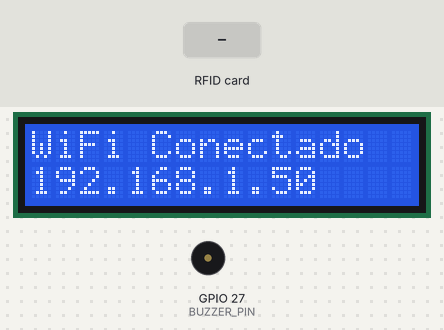
A sketch run on a simulated ESP32. Parts: 16×2 character LCD, buzzer (waves = sounding, pin HIGH). The inputs (shaded band) are chosen by the test bench. WiFi joins after 1.5 s; servers stay silent unless stated; uploads are accepted with an empty reply; what the sketch prints to the serial monitor is not drawn.

Above: at 1.8 s.
At 4.4 s:
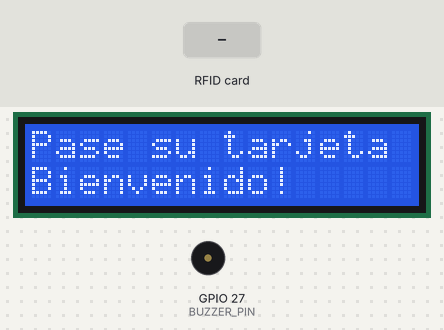
4.5 s: RFID card 5E 7A 19 C4 held to the reader
At 5.07 s:
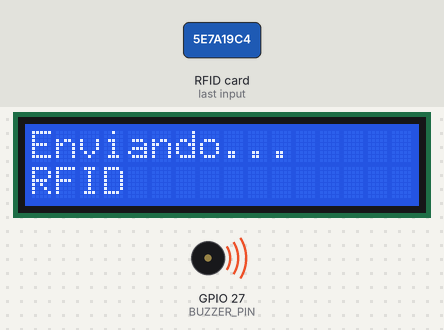
At 5.8 s:
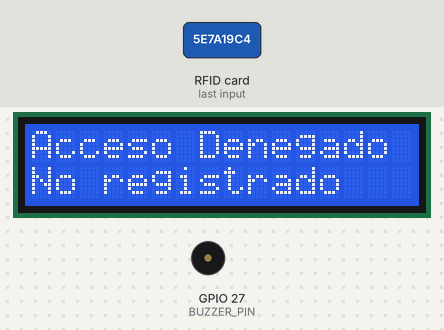
Timing chart, 0 to 7.5 s (numbered marks = the images above; inputs shaded):
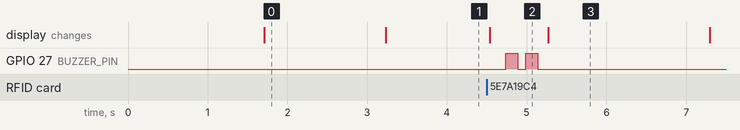

The sketch:

asistencia_esp32.ino
```cpp
// ============================================================
//  SISTEMA DE ASISTENCIA IOT COMPLETO
//  ESP32 + RFID RC522 + Teclado 4x4 + LCD 16x2 + Buzzer + WiFi + API
// ============================================================

#define BLYNK_TEMPLATE_ID "TMPL2og1sa6Ek"
#define BLYNK_TEMPLATE_NAME "Control de Asistencia IoT"
#define BLYNK_AUTH_TOKEN "-8ChkPCYpa0re-gcEiM69azP-AKHJJoN"

// ============================================================
//  CONFIGURACIÓN DE HARDWARE Y TECLADO
//  ───────────────────────────────────────────────────────────
//  true  = Modo con Teclado 4x4 conectado (para el jueves)
//  false = Modo solo RFID (para probar hoy sin teclado físico)
// ============================================================
#define USAR_TECLADO false

#include <WiFi.h>
#include <WiFiClientSecure.h>
#include <HTTPClient.h>
#include <SPI.h>
#include <MFRC522.h>
#include <Wire.h>
#include <LiquidCrystal_I2C.h>

#if USAR_TECLADO
#include <Keypad.h>
#endif

// ============================================================
//  CREDENCIALES WIFI Y SERVIDOR
// ============================================================
// ⚠️ Coloca aquí el nombre y contraseña de tu red WiFi:
const char* WIFI_SSID     = "MOVISTAR_FIBRA_PLUS_CEC0";
const char* WIFI_PASSWORD = "zhpoeoS5UrSKsQwph5rb";

// 🌐 URL del Servidor en la Nube (Render):
const char* API_URL = "https://asistenciaiot.onrender.com/api/asistencias/registrar";

// ============================================================
//  PINES
// ============================================================
// RFID RC522 (SPI)
#define SS_PIN   5
#define RST_PIN  4
MFRC522 mfrc522(SS_PIN, RST_PIN);

// Pin Buzzer
#define BUZZER_PIN 27

// Pantalla LCD I2C
LiquidCrystal_I2C lcd(0x27, 16, 2);

#if USAR_TECLADO
// Teclado Matricial 4x4
const byte ROWS = 4;
const byte COLS = 4;
char keys[ROWS][COLS] = {
  {'1','2','3','A'},
  {'4','5','6','B'},
  {'7','8','9','C'},
  {'*','0','#','D'}
};
byte rowPins[ROWS] = {13, 14, 26, 16}; // Filas
byte colPins[COLS] = {17, 32, 33, 25}; // Columnas
Keypad keypad = Keypad(makeKeymap(keys), rowPins, colPins, ROWS, COLS);
String bufferTeclado = "";
#endif

String modoActual = "AUTO"; // "AUTO" alterna automáticamente entre Entrada y Salida

// Control de carrusel en pantalla LCD en reposo
unsigned long ultimoCambioPantalla = 0;
int estadoPantallaReposo = 0;

// Declaraciones
void beepExito();
void beepError();
void beepTecla();
void mostrarMensajeLCD(String linea1, String linea2);
void reiniciarPantallaReposo();
void actualizarPantallaReposo();
void enviarAsistenciaAPI(String metodo, String identificador, String tipo);

void setup() {
  Serial.begin(115200);

  // Inicializar Buzzer
  pinMode(BUZZER_PIN, OUTPUT);
  digitalWrite(BUZZER_PIN, LOW);

  // Inicializar LCD
  lcd.init();
  lcd.backlight();
  mostrarMensajeLCD("Iniciando...", "Conectando WiFi");

  // 1. Inicializar SPI y RFID RC522
  SPI.begin();
  mfrc522.PCD_Init();

  // Iniciar WiFi (Modo Estación)
  WiFi.mode(WIFI_STA);
  WiFi.setAutoReconnect(true);
  WiFi.begin(WIFI_SSID, WIFI_PASSWORD);
  Serial.print("Conectando a WiFi (" + String(WIFI_SSID) + ")");
  mostrarMensajeLCD("Conectando WiFi", String(WIFI_SSID).substring(0, 16));

  int intentos = 0;
  while (WiFi.status() != WL_CONNECTED && intentos < 30) {
    delay(500);
    Serial.print(".");
    intentos++;
  }

  if (WiFi.status() == WL_CONNECTED) {
    Serial.println("\nWiFi conectado! IP del ESP32: " + WiFi.localIP().toString());
    mostrarMensajeLCD("WiFi Conectado", WiFi.localIP().toString());
  } else {
    Serial.print("\nNo se pudo conectar. Codigo de estado: ");
    Serial.println(WiFi.status());
    if (WiFi.status() == 1) { // WL_NO_SSID_AVAIL
      Serial.println(">> AVISO: Red no encontrada. El ESP32 solo detecta WiFi 2.4GHz (no 5GHz/PLUS).");
    }
    mostrarMensajeLCD("Sin WiFi", "Revisa 2.4GHz");
  }
  delay(1500);

  reiniciarPantallaReposo();
  Serial.println(">> Sistema listo para escanear <<");
}

void loop() {
  actualizarPantallaReposo();

#if USAR_TECLADO
  // 1. REVISAR SI SE DIGITÓ EN EL TECLADO
  char key = keypad.getKey();
  if (key) {
    beepTecla();
    Serial.println("Tecla: " + String(key));

    if (key == 'A') {
      modoActual = "ENTRADA";
      mostrarMensajeLCD("Modo: ENTRADA", bufferTeclado == "" ? "Listo" : bufferTeclado);
    }
    else if (key == 'B') {
      modoActual = "SALIDA";
      mostrarMensajeLCD("Modo: SALIDA", bufferTeclado == "" ? "Listo" : bufferTeclado);
    }
    else if (key == '*') {
      bufferTeclado = "";
      mostrarMensajeLCD("Modo: " + modoActual, "Borrado");
      delay(600);
      reiniciarPantallaReposo();
    }
    else if (key == '#') {
      if (bufferTeclado.length() > 0) {
        Serial.println("Enviando codigo: " + bufferTeclado);
        enviarAsistenciaAPI("TECLADO", bufferTeclado, modoActual);
        bufferTeclado = "";
      }
    }
    else {
      if (bufferTeclado.length() < 10) {
        bufferTeclado += key;
        mostrarMensajeLCD("Cod: " + bufferTeclado, "#:OK  *:Borrar");
      }
    }
  }
#endif

  // 2. REVISAR SI HAY TARJETA RFID CERCA (Verificación robusta)
  if (!mfrc522.PICC_IsNewCardPresent()) return;
  if (!mfrc522.PICC_ReadCardSerial())   return;

  String uidLeido = "";
  for (byte i = 0; i < mfrc522.uid.size; i++) {
    if (mfrc522.uid.uidByte[i] < 0x10) uidLeido += "0";
    uidLeido += String(mfrc522.uid.uidByte[i], HEX);
  }
  uidLeido.toUpperCase();

  Serial.println("RFID detectado: " + uidLeido);
  enviarAsistenciaAPI("RFID", uidLeido, modoActual);

  mfrc522.PICC_HaltA();
  mfrc522.PCD_StopCrypto1();
}

// ============================================================
//  COMUNICACIÓN HTTP CON FASTAPI (Sin librerías adicionales)
// ============================================================
void enviarAsistenciaAPI(String metodo, String identificador, String tipo) {
  mostrarMensajeLCD("Enviando...", metodo);

  if (WiFi.status() != WL_CONNECTED) {
    beepError();
    mostrarMensajeLCD("Error de Red", "Sin conexion");
    delay(2000);
    mostrarMensajeLCD("Pase su tarjeta", "Bienvenido!");
    return;
  }

  WiFiClientSecure client;
  client.setInsecure(); // Conexión HTTPS sin requerir certificado raíz estático

  HTTPClient http;
  http.begin(client, API_URL);
  http.setTimeout(10000); // 10s para asegurar conexión estable en la nube
  http.addHeader("Content-Type", "application/json");

  // Armar JSON en formato de texto
  String jsonString = "{\"metodo\":\"" + metodo + "\",\"identificador\":\"" + identificador + "\",\"tipo\":\"" + tipo + "\",\"dispositivo_id\":\"ESP32_PORTAL_1\"}";

  int httpResponseCode = http.POST(jsonString);

  if (httpResponseCode > 0) {
    String response = http.getString();
    Serial.println("Respuesta API (" + String(httpResponseCode) + "): " + response);

    // Comprobar si el acceso fue concedido
    bool acceso = (response.indexOf("\"acceso\":true") >= 0 || response.indexOf("\"acceso\": true") >= 0);

    // Extraer los mensajes personalizados para la pantalla LCD devueltos por la API
    String linea1 = "Acceso OK";
    String linea2 = "Bienvenid@!";

    int idx1 = response.indexOf("\"mensaje_lcd1\":");
    if (idx1 >= 0) {
      int p1 = response.indexOf("\"", idx1 + 15);
      int p2 = response.indexOf("\"", p1 + 1);
      if (p1 >= 0 && p2 > p1) {
        linea1 = response.substring(p1 + 1, p2);
      }
    }

    int idx2 = response.indexOf("\"mensaje_lcd2\":");
    if (idx2 >= 0) {
      int p1 = response.indexOf("\"", idx2 + 15);
      int p2 = response.indexOf("\"", p1 + 1);
      if (p1 >= 0 && p2 > p1) {
        linea2 = response.substring(p1 + 1, p2);
      }
    }

    if (acceso) {
      beepExito();
      mostrarMensajeLCD(linea1, linea2);
    } else {
      beepError();
      mostrarMensajeLCD("Acceso Denegado", "No registrado");
    }
  } else {
    beepError();
    Serial.println("Error HTTP: " + String(httpResponseCode));
    mostrarMensajeLCD("Error Servidor", "Codigo: " + String(httpResponseCode));
  }

  http.end();
  delay(2000);
  reiniciarPantallaReposo();
  Serial.println(">> Listo para la siguiente lectura <<");
}

// ============================================================
//  SEÑALES SONORAS Y LCD
// ============================================================
void beepTecla() {
  digitalWrite(BUZZER_PIN, HIGH);
  delay(30);
  digitalWrite(BUZZER_PIN, LOW);
}

void beepExito() {
  digitalWrite(BUZZER_PIN, HIGH);
  delay(200);
  digitalWrite(BUZZER_PIN, LOW);
}

void beepError() {
  for (int i = 0; i < 2; i++) {
    digitalWrite(BUZZER_PIN, HIGH);
    delay(150);
    digitalWrite(BUZZER_PIN, LOW);
    delay(100);
  }
}

void mostrarMensajeLCD(String linea1, String linea2) {
  lcd.clear();
  lcd.setCursor(0, 0);
  lcd.print(linea1);
  lcd.setCursor(0, 1);
  lcd.print(linea2);
}

void reiniciarPantallaReposo() {
  ultimoCambioPantalla = millis();
  estadoPantallaReposo = 0;
  mostrarMensajeLCD("Pase su tarjeta", "Bienvenido!");
}

void actualizarPantallaReposo() {
#if USAR_TECLADO
  // Si la persona está escribiendo su código, no rotar la pantalla
  if (bufferTeclado.length() > 0) return;

  // Cambiar de pantalla cada 3.5 segundos (3500 ms) sin retrasar el procesador
  if (millis() - ultimoCambioPantalla >= 3500) {
    ultimoCambioPantalla = millis();
    estadoPantallaReposo = !estadoPantallaReposo;

    if (estadoPantallaReposo == 0) {
      mostrarMensajeLCD("Pase su tarjeta", "Bienvenido!");
    } else {
      mostrarMensajeLCD("O digite su Doc", "Luego tecla [#]");
    }
  }
#endif
}
```

Measured:
- after the input at 4.5 s, GPIO 27 (BUZZER_PIN): alternates HIGH for 0.15 s and LOW for 0.10 s, 4 changes in all, then stays LOW, starting after 0.24 s; the display: changes at once (image 2)
- what the display in image 0 shows lasts 1.5 s, from 1.7 s to 3.2 s
- what the display in image 2 shows lasts 0.8 s, from 4.5 s to 5.3 s
